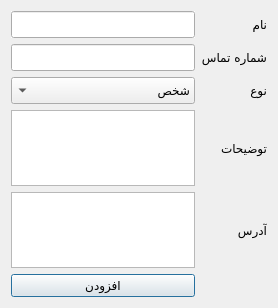
<?xml version="1.0" encoding="UTF-8"?>
<ui version="4.0">
 <class>Dialog</class>
 <widget class="QDialog" name="Dialog">
  <property name="geometry">
   <rect>
    <x>0</x>
    <y>0</y>
    <width>278</width>
    <height>308</height>
   </rect>
  </property>
  <property name="font">
   <font>
    <family>B Nazanin</family>
   </font>
  </property>
  <property name="windowTitle">
   <string>Dialog</string>
  </property>
  <property name="layoutDirection">
   <enum>Qt::LeftToRight</enum>
  </property>
  <layout class="QGridLayout" name="gridLayout">
   <item row="0" column="0">
    <widget class="QLineEdit" name="name_LE">
     <property name="sizePolicy">
      <sizepolicy hsizetype="Preferred" vsizetype="Preferred">
       <horstretch>0</horstretch>
       <verstretch>0</verstretch>
      </sizepolicy>
     </property>
     <property name="minimumSize">
      <size>
       <width>0</width>
       <height>27</height>
      </size>
     </property>
     <property name="cursor">
      <cursorShape>IBeamCursor</cursorShape>
     </property>
     <property name="autoFillBackground">
      <bool>true</bool>
     </property>
     <property name="frame">
      <bool>true</bool>
     </property>
     <property name="echoMode">
      <enum>QLineEdit::Normal</enum>
     </property>
     <property name="clearButtonEnabled">
      <bool>true</bool>
     </property>
    </widget>
   </item>
   <item row="0" column="1">
    <widget class="QLabel" name="label">
     <property name="sizePolicy">
      <sizepolicy hsizetype="Preferred" vsizetype="Preferred">
       <horstretch>0</horstretch>
       <verstretch>0</verstretch>
      </sizepolicy>
     </property>
     <property name="layoutDirection">
      <enum>Qt::RightToLeft</enum>
     </property>
     <property name="text">
      <string>نام</string>
     </property>
    </widget>
   </item>
   <item row="2" column="0">
    <widget class="QLineEdit" name="phone_num_LE">
     <property name="sizePolicy">
      <sizepolicy hsizetype="Preferred" vsizetype="Fixed">
       <horstretch>0</horstretch>
       <verstretch>0</verstretch>
      </sizepolicy>
     </property>
     <property name="minimumSize">
      <size>
       <width>0</width>
       <height>27</height>
      </size>
     </property>
     <property name="clearButtonEnabled">
      <bool>true</bool>
     </property>
    </widget>
   </item>
   <item row="2" column="1">
    <widget class="QLabel" name="label_3">
     <property name="layoutDirection">
      <enum>Qt::RightToLeft</enum>
     </property>
     <property name="text">
      <string>شماره تماس</string>
     </property>
    </widget>
   </item>
   <item row="3" column="0">
    <widget class="QComboBox" name="user_type">
     <property name="minimumSize">
      <size>
       <width>0</width>
       <height>27</height>
      </size>
     </property>
     <property name="layoutDirection">
      <enum>Qt::RightToLeft</enum>
     </property>
     <item>
      <property name="text">
       <string>شخص</string>
      </property>
     </item>
     <item>
      <property name="text">
       <string>موسسه</string>
      </property>
     </item>
     <item>
      <property name="text">
       <string>ثابت</string>
      </property>
     </item>
    </widget>
   </item>
   <item row="3" column="1">
    <widget class="QLabel" name="label_2">
     <property name="text">
      <string>نوع</string>
     </property>
    </widget>
   </item>
   <item row="7" column="0">
    <widget class="QTextEdit" name="description_TE">
     <property name="focusPolicy">
      <enum>Qt::StrongFocus</enum>
     </property>
     <property name="tabChangesFocus">
      <bool>true</bool>
     </property>
    </widget>
   </item>
   <item row="7" column="1">
    <widget class="QLabel" name="label_7">
     <property name="text">
      <string>توضیحات</string>
     </property>
    </widget>
   </item>
   <item row="8" column="0">
    <widget class="QTextEdit" name="address_TE">
     <property name="tabChangesFocus">
      <bool>true</bool>
     </property>
    </widget>
   </item>
   <item row="8" column="1">
    <widget class="QLabel" name="label_4">
     <property name="layoutDirection">
      <enum>Qt::RightToLeft</enum>
     </property>
     <property name="text">
      <string>آدرس</string>
     </property>
    </widget>
   </item>
   <item row="9" column="0">
    <widget class="QPushButton" name="add_new_user_submit">
     <property name="sizePolicy">
      <sizepolicy hsizetype="Preferred" vsizetype="Fixed">
       <horstretch>0</horstretch>
       <verstretch>0</verstretch>
      </sizepolicy>
     </property>
     <property name="text">
      <string>افزودن</string>
     </property>
    </widget>
   </item>
  </layout>
 </widget>
 <resources/>
 <connections/>
</ui>
